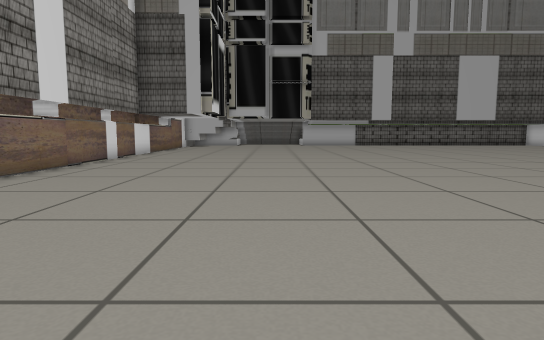
view 1 (above)

18 first-person views from a walk through a world built for the Gazebo simulator. The camera is 0.5 m above the floor, tilts 6° down and sees 75° across. The lines on the ground mark 1 m squares. The floor is counted in squares, 0.5 m on a side. Each view is taken from the middle of a square. On the plan, view 1 faces up. The plan holds only what a view shows up to about 13 squares ahead; the rest is blank. The place goes on beyond the plan. Some stock models are drawn as simple stand-ins.

view 2
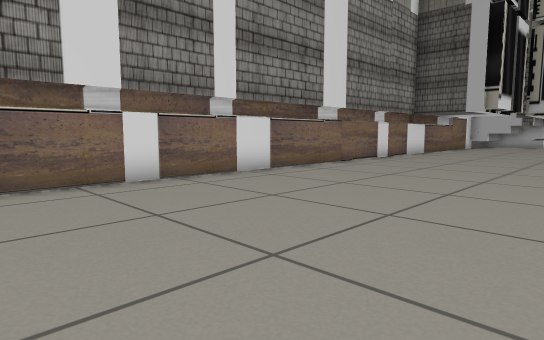

view 3
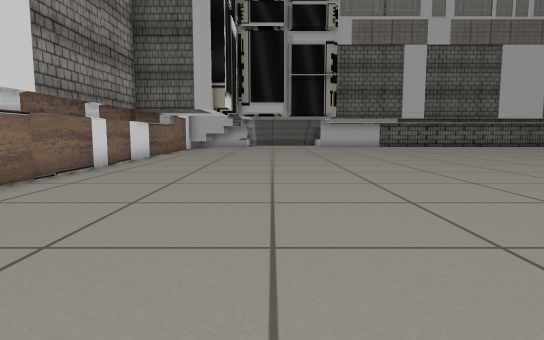

view 4
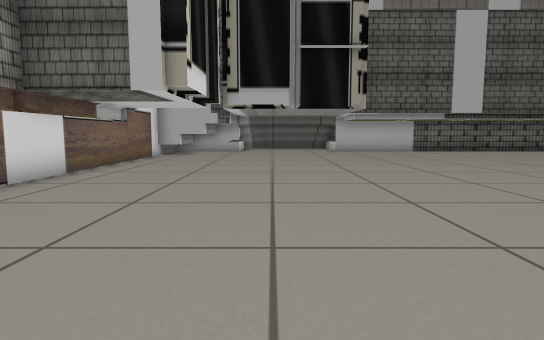

view 5
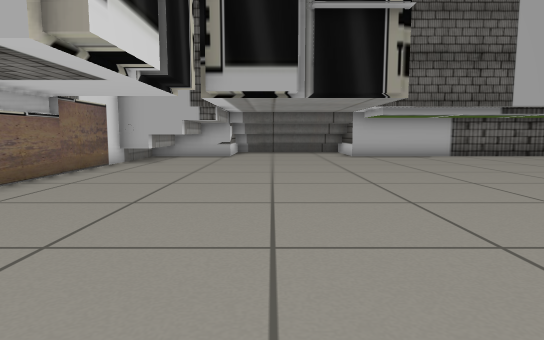

view 6
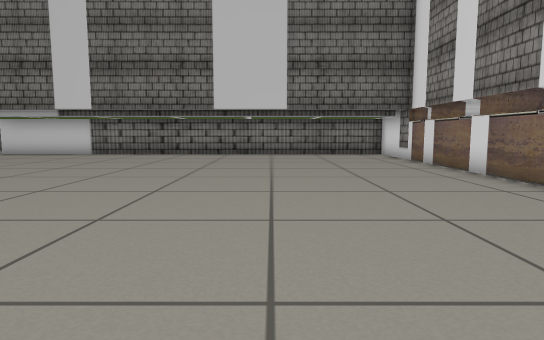

view 7
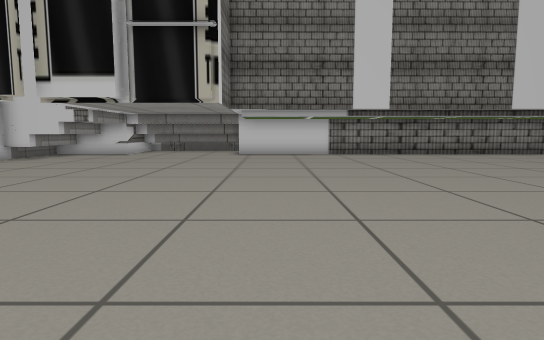

view 8
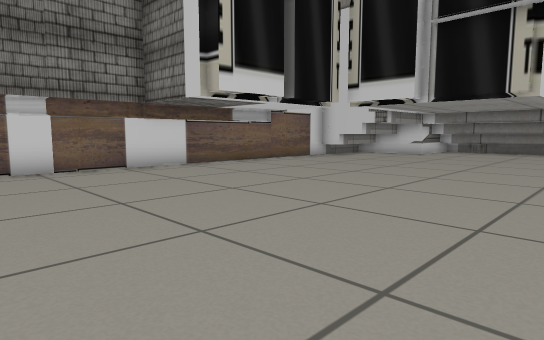

view 9
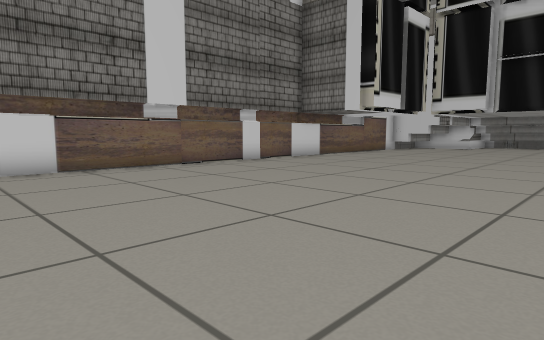

view 10
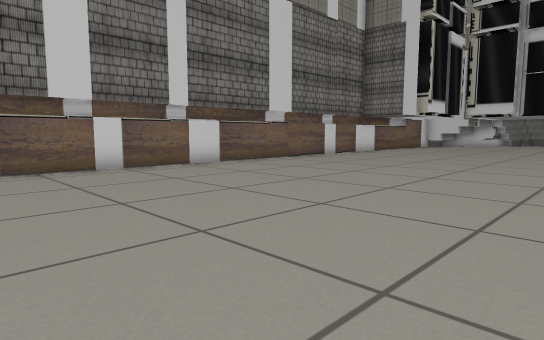

view 11
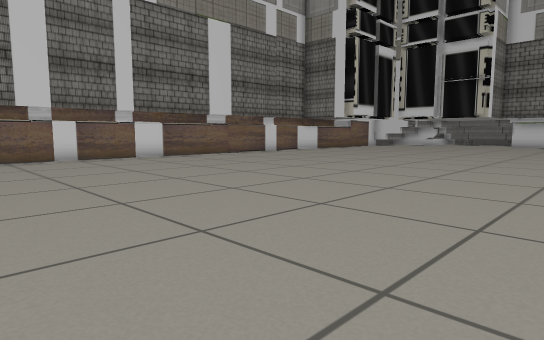

view 12
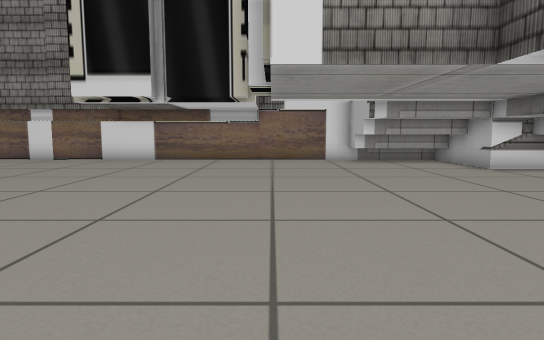

view 13
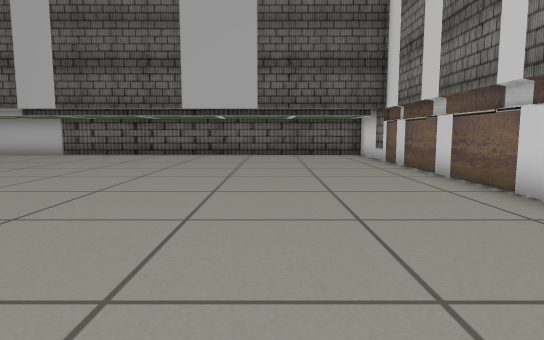

view 14
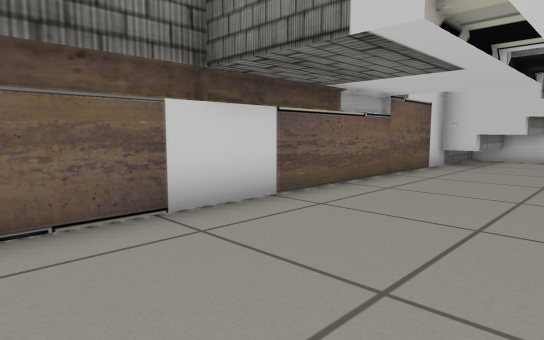

view 15
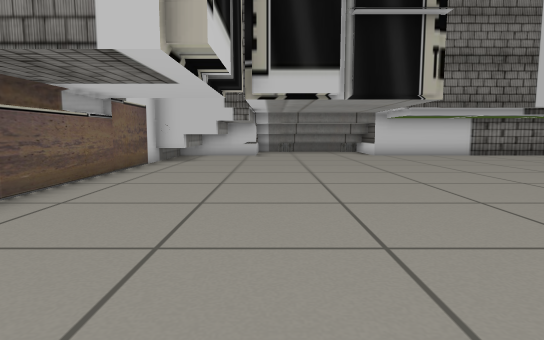

view 16
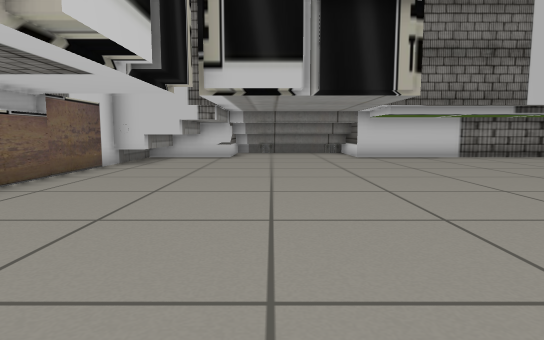

view 17
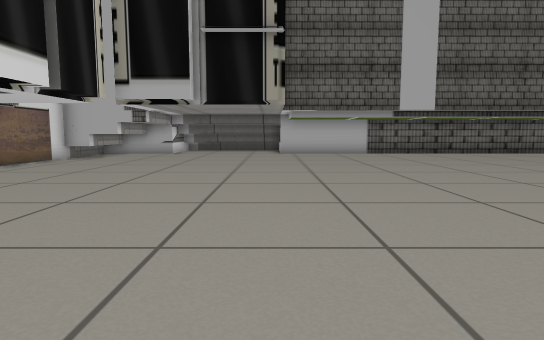

view 18
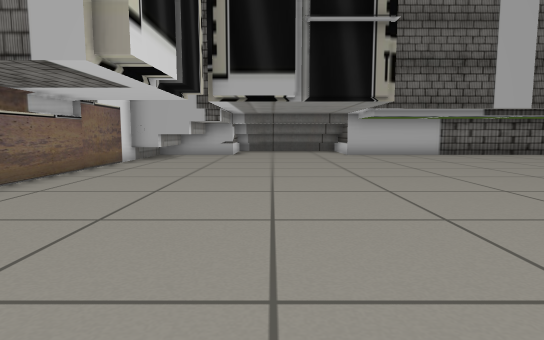

### Floor plan
Key: @ floor where view 1 was taken; . floor; S police station.
Columns run from 6 left of view 1 to 20 right of it. Each row starts with its distance up from view 1.
 27  SSSSSSS
 26 SSSSSSSSSSSSSSS
 25 SSSSSSSSSSSSSSSSSSSSSSSSSSS
 24 S..SSSSSS.................S
 23 S..SSSSSS.................S
 22 SS SSSSSS.................S
 21 SSSS......................S
 20 SSSS......................S
 19 SSSS......................S
 18 SSSS......................S
 17 SSSS......................S
 16 SSS.......................S
 15 S.........................S
 14 S.........................S
 13 S.........................S
 12 S.........................S
 11 S.........................S
 10 S.........................S
  9 S.........................S
  8 S.........................S
  7 S......................SSSS
  6 S......................SSSS
  5 S......................SSSS
  4 S......................SSSS
  3 S......................SSSS
  2 S.................SSSSSSSSS
  1 S.................SSSSSS..S
  0 S.....@...........SSSSSS..S
 -1 SSSSSSSSSSSSSSSSSSSSSSSSSSS
 -2             SSSSSSSSSSSSSSS
 -3             SSSSSSSSSSSSSSS

Where each view was taken, in squares from view 1:
view 1: 0 up, 0 right, facing up
view 2: 0 up, 1 right, facing up-left
view 3: 3 up, 1 left, facing up
view 4: 9 up, 1 left, facing up
view 5: 13 up, 1 left, facing up
view 6: 12 up, 1 left, facing down
view 7: 12 up, 10 right, facing down
view 8: 12 up, 10 right, facing down-right
view 9: 19 up, 10 right, facing down-right
view 10: 24 up, 10 right, facing down-right
view 11: 24 up, 6 right, facing down-right
view 12: 22 up, 7 right, facing left
view 13: 12 up, 16 right, facing up
view 14: 10 up, 16 right, facing down-right
view 15: 11 up, 16 right, facing down
view 16: 10 up, 15 right, facing down
view 17: 11 up, 2 right, facing up
view 18: 12 up, 1 left, facing up
